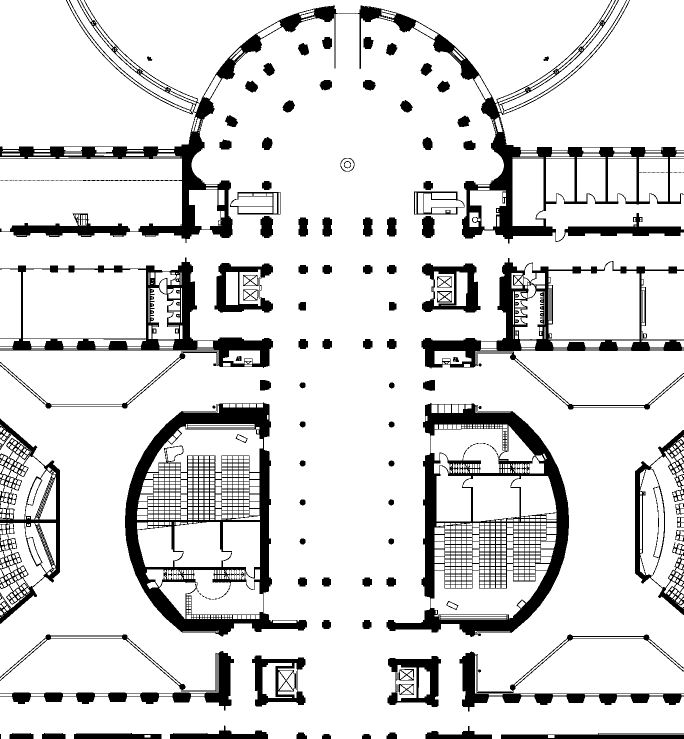
#> input picture map_cropped.png, 1367 x 1477 px, found by its file name (shown at 1/2 size)
$ python calc_desdf_efficient_6.py
#> lines starting #> are read from the running program, lines starting #| are printed output that depends on the picture; after the words box and inside, x2 and y2 are one past the last pixel; in counts of white or black regions, pixels touching at a corner belong together
import matplotlib.image as mpimg
import numpy as np
import tqdm

from utils.generate_desdf import raycast_desdf  # Assuming this is for some other functionality
from utils.utils import ray_cast


def raycast_desdf(
    occ, orn_slice=36, max_dist=10, original_resolution=0.01, resolution=0.1
):
    ratio = resolution / original_resolution
    desdf_shape = tuple((np.array(occ.shape) // ratio).astype(int)) + (orn_slice,)
    desdf = np.zeros(desdf_shape)

    BATCH_SIZE = 100  # Adjust batch size based on your memory constraints

    for o in tqdm.trange(orn_slice, desc='Orientation', unit='slice'):
        theta = o / orn_slice * np.pi * 2
        for row in tqdm.trange(desdf.shape[0], desc='Row', unit='row', leave=False):
            for col in range(0, desdf.shape[1], BATCH_SIZE):  # Process in batches
                col_end = min(col + BATCH_SIZE, desdf.shape[1])
                pos_batch = (np.indices((row, col_end - col)) * ratio).reshape(2, -1).T + np.array([row, col]) * ratio
                desdf[row, col:col_end, o] = ray_cast_batch(
                    occ, pos_batch, theta, max_dist / original_resolution
                )

    return desdf * original_resolution


def ray_cast_batch(occ, pos_batch, ang, dist_max=500):
    dist_batch = np.full(len(pos_batch), dist_max)
    h, w = occ.shape
    occ_flipped = 255 - occ

    for i, pos in enumerate(pos_batch):
        current_pos = pos.copy()

        c = np.cos(ang)
        s = np.sin(ang)

        if c == 1:
            while current_pos[1] < w:
                current_pos[1] += 1
                if current_pos[1] >= w or occ_flipped[int(current_pos[0]), int(current_pos[1])] > 0:
                    dist_batch[i] = np.linalg.norm(current_pos - pos, 2)
                    break

        elif s == 1:
            while current_pos[0] < h:
                current_pos[0] += 1
                if current_pos[0] >= h or occ_flipped[int(current_pos[0]), int(current_pos[1])] > 0:
                    dist_batch[i] = np.linalg.norm(current_pos - pos, 2)
                    break

        elif c == -1:
            while current_pos[1] >= 0:
                current_pos[1] -= 1
                if current_pos[1] < 0 or occ_flipped[int(current_pos[0]), int(current_pos[1])] > 0:
                    dist_batch[i] = np.linalg.norm(current_pos - pos, 2)
                    break

        elif s == -1:
            while current_pos[0] >= 0:
                current_pos[0] -= 1
                if current_pos[0] < 0 or occ_flipped[int(current_pos[0]), int(current_pos[1])] > 0:
                    dist_batch[i] = np.linalg.norm(current_pos - pos, 2)
                    break

        elif c > 0 and s > 0:
            corner = np.array([np.floor(pos[0] + 1), np.floor(pos[1] + 1)])
            while True:
                dw = corner[1] - current_pos[1]
                dh = corner[0] - current_pos[0]
                corner_ang = dh / dw
                if np.tan(ang) > corner_ang:
                    current_pos = np.array([corner[0], current_pos[1] + dh / np.tan(ang)])
                    corner[0] += 1
                elif np.tan(ang) < corner_ang:
                    current_pos = np.array([current_pos[0] + dw * np.tan(ang), corner[1]])
                    corner[1] += 1
                else:
                    current_pos = corner.copy()
                    corner[0] += 1
                    corner[1] += 1
                if current_pos[0] >= h or current_pos[1] >= w or occ_flipped[int(current_pos[0]), int(current_pos[1])] > 0:
                    dist_batch[i] = np.linalg.norm(current_pos - pos, 2)
                    break

        elif c < 0 and s > 0:
            corner = np.array([np.floor(pos[0] + 1), np.ceil(pos[1] - 1)])
            while True:
                dw = corner[1] - current_pos[1]
                dh = corner[0] - current_pos[0]
                corner_ang = dh / dw
                if np.tan(ang) < corner_ang:
                    current_pos = np.array([corner[0], current_pos[1] + dh / np.tan(ang)])
                    corner[0] += 1
                elif np.tan(ang) > corner_ang:
                    current_pos = np.array([current_pos[0] + dw * np.tan(ang), corner[1]])
                    corner[1] -= 1
                else:
                    current_pos = corner.copy()
                    corner[0] += 1
                    corner[1] -= 1
                if current_pos[0] >= h or current_pos[1] < 0 or occ_flipped[int(current_pos[0]), int(current_pos[1])] > 0:
                    dist_batch[i] = np.linalg.norm(current_pos - pos, 2)
                    break

        elif c < 0 and s < 0:
            corner = np.array([np.ceil(pos[0] - 1), np.ceil(pos[1] - 1)])
            while True:
                dw = corner[1] - current_pos[1]
                dh = corner[0] - current_pos[0]
                corner_ang = dh / dw
                if np.tan(ang) > corner_ang:
                    current_pos = np.array([corner[0], current_pos[1] + dh / np.tan(ang)])
                    corner[0] -= 1
                elif np.tan(ang) < corner_ang:
                    current_pos = np.array([current_pos[0] + dw * np.tan(ang), corner[1]])
                    corner[1] -= 1
                else:
                    current_pos = corner.copy()
                    corner[0] -= 1
                    corner[1] -= 1
                if current_pos[0] < 0 or current_pos[1] < 0 or occ_flipped[int(current_pos[0]), int(current_pos[1])] > 0:
                    dist_batch[i] = np.linalg.norm(current_pos - pos, 2)
                    break

        elif c > 0 and s < 0:
            corner = np.array([np.ceil(pos[0] - 1), np.floor(pos[1] + 1)])
            while True:
                dw = corner[1] - current_pos[1]
                dh = corner[0] - current_pos[0]
                corner_ang = dh / dw
                if np.tan(ang) < corner_ang:
                    current_pos = np.array([corner[0], current_pos[1] + dh / np.tan(ang)])
                    corner[0] -= 1
                elif np.tan(ang) > corner_ang:
                    current_pos = np.array([current_pos[0] + dw * np.tan(ang), corner[1]])
                    corner[1] += 1
                else:
                    current_pos = corner.copy()
                    corner[0] -= 1
                    corner[1] += 1
                if current_pos[0] < 0 or current_pos[1] >= w or occ_flipped[int(current_pos[0]), int(current_pos[1])] > 0:
                    dist_batch[i] = np.linalg.norm(current_pos - pos, 2)
                    break

    return dist_batch


if __name__ == "__main__":
    floorplan_name = "map_cropped.png"
    floorplan = mpimg.imread(floorplan_name)
#> floorplan: shape (1477, 1367) float32; values 0 (black) and 1 (white), 86% white; 283 black regions (169 under 20 px), largest, box (x1, y1, x2, y2) and area: (0, 0, 1367, 487) 61788, (250, 805, 614, 1273) 43209, (773, 806, 1138, 1274) 42569
    pixel_per_meter = 18.315046895211292
    occ = floorplan * 255
    original_resolution = 1 / pixel_per_meter
    resolution = 1
    orn_slice = 144
    max_dist = 10

    desdf = raycast_desdf(
        occ,
        orn_slice=orn_slice,
        max_dist=max_dist,
        original_resolution=original_resolution,
        resolution=resolution,
    )
#> the loop in raycast_desdf, `for o in tqdm.trange(orn_slice, desc='Orientation', unit='slice'):` made 1 pass
#> pass 1, in ray_cast_batch, `occ_flipped = 255 - occ`:
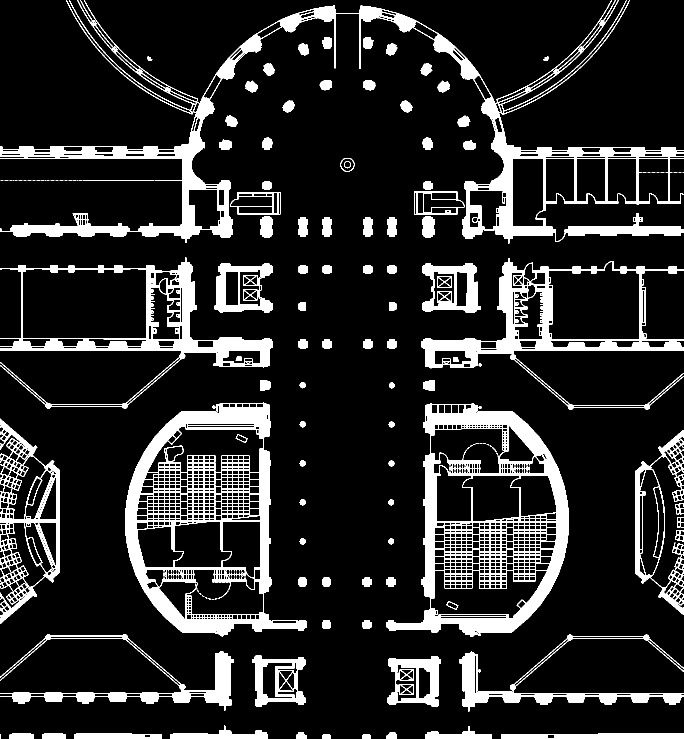
#> occ_flipped: shape (1477, 1367) float32 (shown at 1/2 size); 14% white; 283 white regions (169 under 20 px), largest, box (x1, y1, x2, y2) and area: (0, 0, 1367, 487) 61788, (250, 805, 614, 1273) 43209, (773, 806, 1138, 1274) 42569
#> (the run stopped early here; a loop or call above may not have finished)
